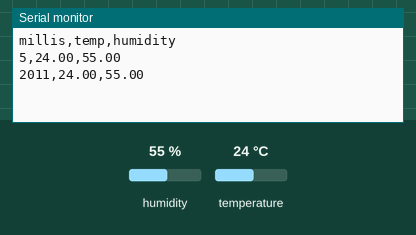
Simulated run of this sketch. Board: Arduino Uno, built with avr-gcc and run on an emulated ATmega328P. On the bench: the last lines printed to the serial monitor. The inputs (shaded band) are chosen by the test bench; at power-on: humidity 55 %, temperature 24 °C.

Above: at 2.8 s.
2.9 s: humidity set to 22 %
At 4.4 s:
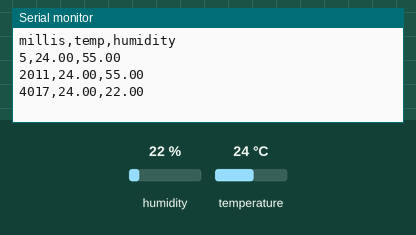
5.6 s: temperature set to 12 °C
At 7.3 s:
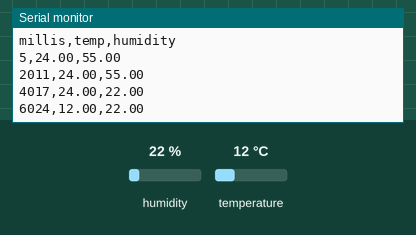
8.3 s: humidity set to 40 %
At 10.9 s:
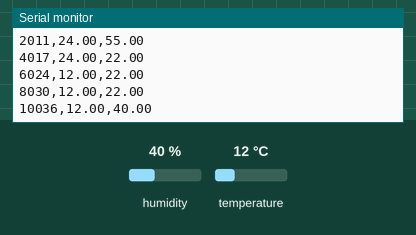
Timing chart, 0 to 12.4 s (numbered marks = the images above; inputs shaded):
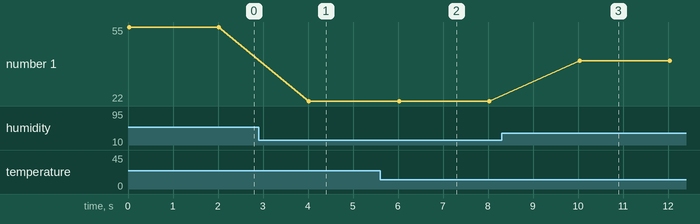

The sketch:

CSV-Output.ino
```cpp
#include <DHT.h>

#define DHTPIN 2
#define DHTTYPE DHT22

DHT dht(DHTPIN, DHTTYPE);

void setup()
{
  Serial.begin(9600);
  dht.begin();

  Serial.println("millis,temp,humidity");
}

void loop()
{
  float humidity = dht.readHumidity();
  float temperature = dht.readTemperature();

  if (!isnan(humidity) && !isnan(temperature))
  {
    Serial.print(millis());
    Serial.print(",");

    Serial.print(temperature);
    Serial.print(",");

    Serial.println(humidity);
  }

  delay(2000);
}
```

Measured:
- after the input at 2.9 s, the serial monitor: prints a new line after 1.1 s (image 1)
- after the input at 5.6 s, the serial monitor: prints a new line after 0.42 s (image 2)
- after the input at 8.3 s, the serial monitor: prints a new line after 1.7 s (image 3)
- plotted number 1: 55 → 22 after the input at 2.9 s, 22 → 40 after the input at 8.3 s
